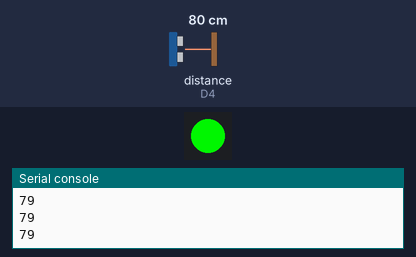
This program was run on a simulated CircuitPython board. On the bench: 1 RGB LEDs in strip order, left to right, the last lines printed to the serial console. Inputs (shaded band) come from the test bench; at power-on: distance to the obstacle (sensor on D4) 80 cm. The echo pulse lasts 58.3 µs per cm; dim RGB values are drawn brighter than linear.

Above: at 1.2 s.
1.3 s: distance to the obstacle (sensor on D4) set to 2 cm
At 2.0 s:
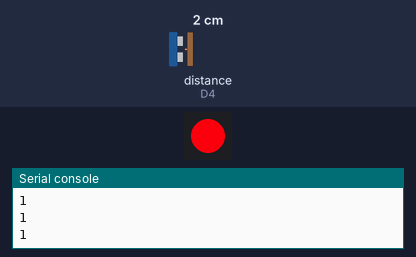
2.9 s: distance to the obstacle (sensor on D4) set to 9 cm
At 3.5 s:
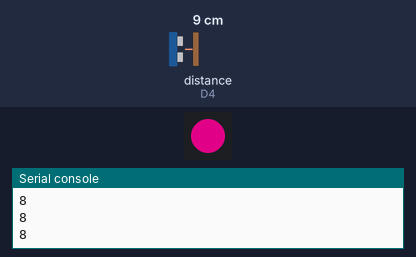
4.5 s: distance to the obstacle (sensor on D4) set to 18 cm
At 5.2 s:
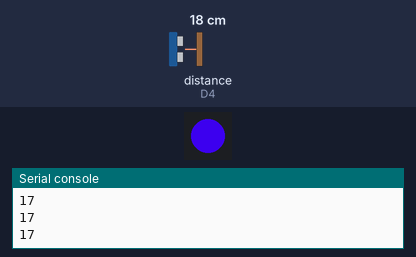
6.1 s: distance to the obstacle (sensor on D4) set to 60 cm
At 7.3 s:
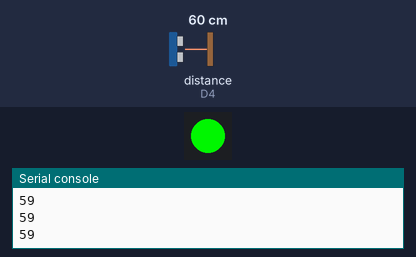
Timing chart, 0 to 8.7 s (numbered marks = the images above; inputs shaded):
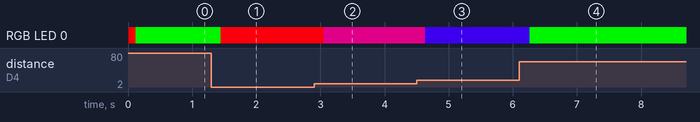

The program:

DistanceSensor.py
```python
import time
import board
import neopixel
from adafruit_hcsr04 import HCSR04
trig = board.D3
echo = board.D4
sonar = HCSR04(trig, echo)
dot = neopixel.NeoPixel(board.NEOPIXEL, 1)
red = 225
green = 0
blue = 0

distance =0

while True:
    dot.fill((red, green, blue))
    if distance<=20:
       red = 255-(12*distance)
       blue = 0+(12*distance)
       green = 0

    elif distance >20:
        green = 0+(12*(distance-20))
        blue = 225-(12*(distance-20))
        red = 0

    if red<=0:
        red =0

    if blue >=225:
        blue =225

    if blue <=0:
        blue = 0

    if green >=225:
        green = 225


    try:
        print (int(sonar.distance))
        distance = (int(sonar.distance))
    except RuntimeError:
        pass
    time.sleep(0.05)
```

Measured:
- after the input at 1.3 s, RGB LED 0: RGB(0, 225, 0) → RGB(243, 0, 12) after 0.15 s
- after the input at 2.9 s, RGB LED 0: RGB(243, 0, 12) → RGB(159, 0, 96) after 0.15 s
- after the input at 4.5 s, RGB LED 0: RGB(159, 0, 96) → RGB(51, 0, 204) after 0.14 s
- after the input at 6.1 s, RGB LED 0: RGB(51, 0, 204) → RGB(0, 225, 0) after 0.16 s
